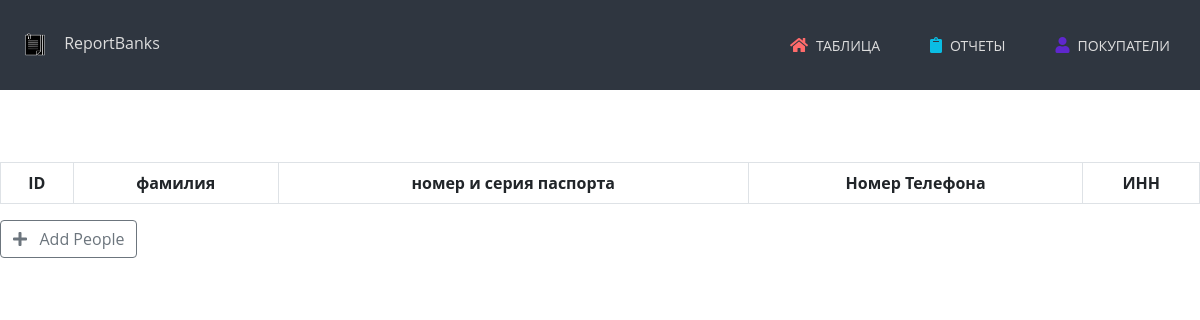
/database/, run on an earlier commit of the app's database.
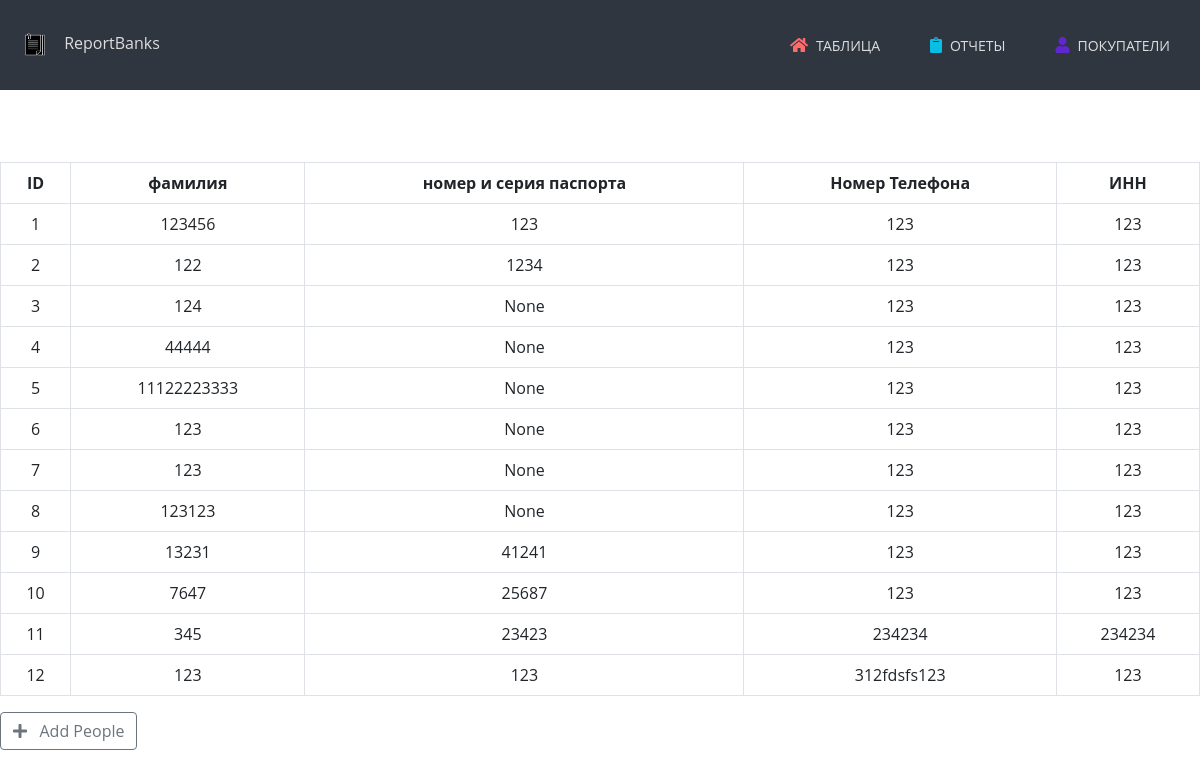
And on a later commit of the database.
### main/models.py (models this page shows)
class Number(models.Model):
    id = models.IntegerField(primary_key=True)
    username = models.TextField(max_length=11, null=True)
    number = models.PositiveIntegerField(blank=False, null=True)
    phone = models.IntegerField()
    Inn = models.IntegerField()
    def __str__(self):
        return self.username

### main/views.py (the view)
# urls.py: path('database/',views.Data_people, name='database'),
def Data_people(request):
    People = Number.objects.all()
    print(People)
    return render(request, "main/database.html", {'People': People})

### main/templates/main/database.html
{% extends 'main/lays.html' %}
{% load  widget_tweaks %}
{% block content %}
    <div class="container_people">
    <br><br><br>
        <table class="table table-bordered" id="example" style="text-align: center;">
            <thead class="table success">
            <tr>
                <th>ID</th>
                <th>фамилия</th>
                <th> номер и серия паспорта</th>
                <th>Номер Телефона</th>
                <th>ИНН</th>
            </tr>
            </thead>
            {% for i in People %}
            <tr>
                <td>{{ i.id }}</td>
                <td>{{ i.username }}</td>
                <td>{{ i.number}}</td>
                <td>{{i.phone}}</td>
                <td>{{ i.Inn}}</td>
            </tr>
            {% endfor %}
        </table>
        <a href="{% url 'add_People' %}" class="btn btn-outline-secondary btn-sn"><i class="fas fa-plus"></i>&nbsp;&nbsp; Add People</a>
    </div>
<br><br><br><br>
{% endblock %}

What changed in the data, as far as the page shows it:
added Number: id "1", username "123456", number "123", phone "123", Inn "123"
added Number: id "2", username "122", number "1234", phone "123", Inn "123"
added Number: id "3", username "124", number "None", phone "123", Inn "123"
added Number: id "4", username "44444", number "None", phone "123", Inn "123"
added Number: id "5", username "11122223333", number "None", phone "123", Inn "123"
added Number: id "6", username "123", number "None", phone "123", Inn "123"
added Number: id "7", username "123", number "None", phone "123", Inn "123"
added Number: id "8", username "123123", number "None", phone "123", Inn "123"
added Number: id "9", username "13231", number "41241", phone "123", Inn "123"
added Number: id "10", username "7647", number "25687", phone "123", Inn "123"
added Number: id "11", username "345", number "23423", phone "234234", Inn "234234"
added Number: id "12", username "123", number "123", phone "312fdsfs123", Inn "123"
